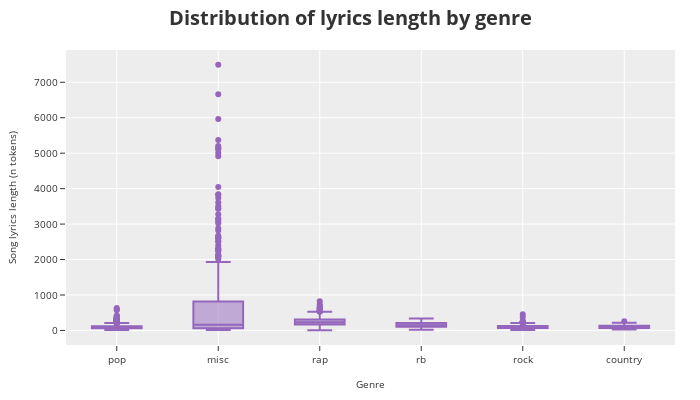

The notebook cell this image was saved under:
### Markdown cell above
#### Lyrics length

### Code cell
#get lyric frequencies for each song
df['lyrics_num_tks'] = df['lyrics_proc'].map(lambda x: len(x.split()))
#empty list
lyric_count_df = []
#loop through each unique genre
for i in df.tag.unique():
    
    #get subset of genres appended to list
    lyric_count_df.append(pd.DataFrame(df[df.tag == i]['lyrics_num_tks']))
    
#concat all DataFrames where each column is a genre
word_counts = pd.concat([i for i in lyric_count_df],axis=1)
#update columns
word_counts.columns = df.tag.unique()
#plot lyric count distributon for each genre
fig_dist = word_counts.plot.box(template='ggplot2')

#title parameters
title_param = dict(text='<b>Distribution of lyrics length by genre</b><br></b>', 
                        font=dict(size=20))

#margin parameters
margin_param=dict(l=25,r=25,b=50,t=50,pad=0)

#update layout
fig_dist.update_layout(title=title_param,
                       margin=margin_param,
                       width=700,
                       height=400,  
                       xaxis = dict(title_text='Genre',title_font = dict(size=10),tickfont=dict(size=10)),
                       yaxis = dict(title_text='Song lyrics length (n tokens)',title_font = dict(size=10),tickfont=dict(size=10)))

#update colours
fig_dist.update_traces(marker_color='rgb(148, 103, 189)')

#show plot
fig_dist.show()

### Figure 1 — Plotly figure (JSON) as saved in the notebook; plotly's stock layout.template omitted (floating-point values rounded to 4 significant figures; data arrays with more than 128 entries replaced by an {"elided": "..."} marker saying what was removed)
{"data": [{"alignmentgroup": "True", "hovertemplate": "variable=%{x}<br>value=%{y}<extra></extra>", "legendgroup": "", "marker": {"color": "rgb(148, 103, 189)"}, "name": "", "notched": false, "offsetgroup": "", "orientation": "v", "showlegend": false, "type": "box", "x": {"elided": "23514 str values"}, "x0": " ", "xaxis": "x", "y": {"elided": "23514 int values"}, "y0": " ", "yaxis": "y"}], "layout": {"boxmode": "group", "height": 400, "legend": {"tracegroupgap": 0}, "margin": {"b": 50, "l": 25, "pad": 0, "r": 25, "t": 50}, "title": {"font": {"size": 20}, "text": "<b>Distribution of lyrics length by genre</b><br></b>"}, "width": 700, "xaxis": {"anchor": "y", "domain": [0, 1], "tickfont": {"size": 10}, "title": {"font": {"size": 10}, "text": "Genre"}}, "yaxis": {"anchor": "x", "domain": [0, 1], "tickfont": {"size": 10}, "title": {"font": {"size": 10}, "text": "Song lyrics length (n tokens)"}}}}
